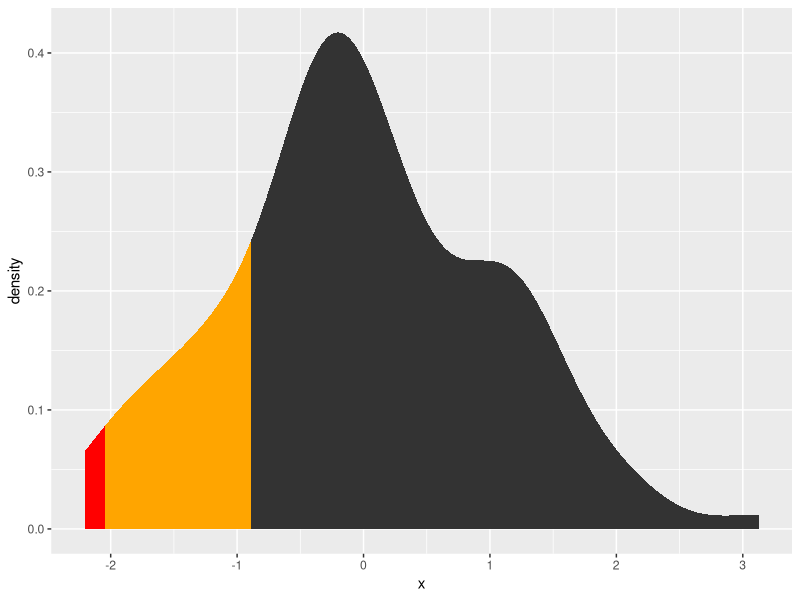
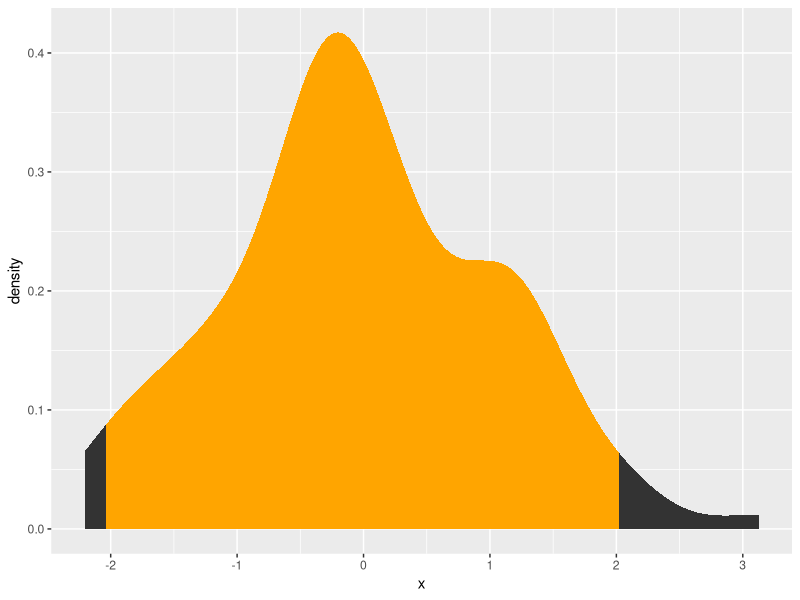

These charts were generated, in order, by the following R code:
library(ggplot2)
library(dplyr)


# StatDensity(いわゆるgeom_density)の一部を切り取るためのStatを作る
StatCIL = ggproto(
  "StatCIL",
  StatDensity,
  compute_group = function(data, ci = 0.95, ...) {
    StatDensity$compute_group(data = data, ...) %>%
      filter(x <= quantile(data$x, (1 - ci) / 2))
  }
)

# ほとんどstat_densityからのコピペ
# 引数にciが追加
# bodyで呼び出されるlayerの引数のstatがStatCILに
# 同引数のparamsにci追加
stat_CIL = function(mapping = NULL, data = NULL,
                    geom = "area", position = "stack",
                    ...,
                    ci = 0.95,
                    bw = "nrd0",
                    adjust = 1,
                    kernel = "gaussian",
                    n = 512,
                    trim = FALSE,
                    na.rm = FALSE,
                    show.legend = NA,
                    inherit.aes = TRUE) {
  layer(
    data = data,
    mapping = mapping,
    stat = StatCIL,
    geom = geom,
    position = position,
    show.legend = show.legend,
    inherit.aes = inherit.aes,
    params = list(
      ci = ci,
      bw = bw,
      adjust = adjust,
      kernel = kernel,
      n = n,
      trim = trim,
      na.rm = na.rm,
      ...
    )
  )
}

# テスト
set.seed(71)
ggplot(data.frame(x = rnorm(100)), aes(x = x)) +
  stat_density() +
  stat_CIL(fill = "orange", ci = 0.6) +
  stat_CIL(fill = "red")


# #######1#########2#########3#########4#########5#########6#########7#########


library(ggplot2)
library(dplyr)


# StatDensity(いわゆるgeom_density)の一部を切り取るためのStatを作る
StatCI = ggproto(
  "StatCI",
  StatDensity,
  compute_group = function(data, ci = 0.95, ...) {
    l = 0.5 - ci / 2
    h = 1 - l
    Q = quantile(data$x, c(l, h))
    StatDensity$compute_group(data = data, ...) %>%
      filter(Q[1] <= x, x <= Q[2])
  }
)

# ほとんどstat_densityからのコピペ
# 引数にciが追加
# bodyで呼び出されるlayerの引数のstatがStatCIに
# 同引数のparamsにci追加
stat_CI = function(mapping = NULL, data = NULL,
                   geom = "area", position = "stack",
                   ...,
                   ci = 0.95,
                   bw = "nrd0",
                   adjust = 1,
                   kernel = "gaussian",
                   n = 512,
                   trim = FALSE,
                   na.rm = FALSE,
                   show.legend = NA,
                   inherit.aes = TRUE) {
  layer(
    data = data,
    mapping = mapping,
    stat = StatCI,
    geom = geom,
    position = position,
    show.legend = show.legend,
    inherit.aes = inherit.aes,
    params = list(
      ci = ci,
      bw = bw,
      adjust = adjust,
      kernel = kernel,
      n = n,
      trim = trim,
      na.rm = na.rm,
      ...
    )
  )
}

# テスト
set.seed(71)
ggplot(data.frame(x = rnorm(100)), aes(x = x)) +
  stat_density() +
  stat_CI(fill = "orange", ci = 0.95)
